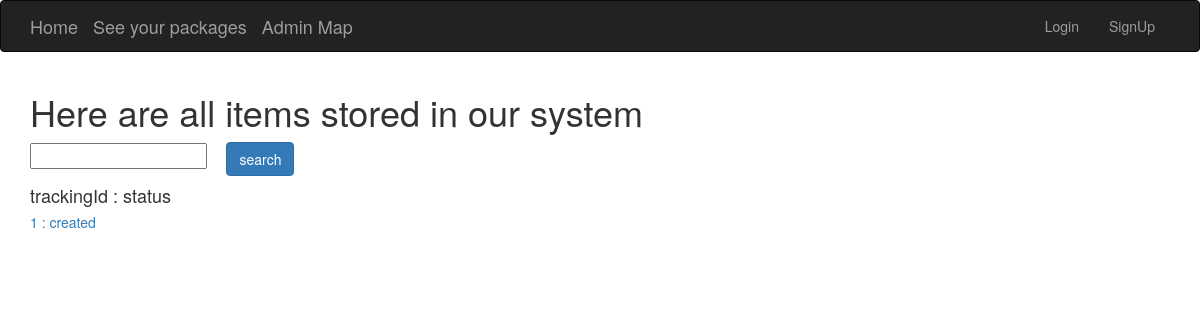
Before: /apps/all_list/ with the older database file.
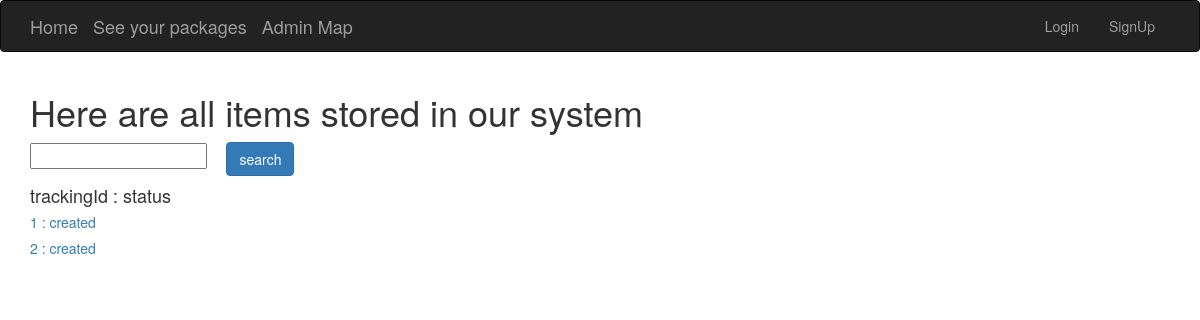
After: the same page with the newer database file.
### apps/models.py (models this page shows)
class Tracking(models.Model):
    trunk = models.ForeignKey(Trunk, blank=True, null=True, related_name="tracking")
    amazonTransaction = models.OneToOneField(AmazonTransaction, on_delete=models.CASCADE, related_name="tracking")
    to_x = models.IntegerField(blank=True, null=True)
    to_y = models.IntegerField(blank=True, null=True)
    finished = models.BooleanField(default=False)
    assigned_trunk = models.BooleanField(default=False)
    is_prime = models.BooleanField(default=False)
    def __str__(self):
        return "trunk travel Id: " + str(self.id)

### apps/views.py (the view)
def home(request):
    trackings = []
    tracking_statuses = []
    for tracking in Tracking.objects.all():
        tracking.strStatus = getStatus(tracking)
        trackings.append(tracking)
    print(trackings)
    return render(request, "apps/all_list.html", {"trackings":trackings})

### apps/views.py (called while the page is built)
def getStatus(tracking):
    if tracking.finished:
        return "delivered"
    elif not tracking.assigned_trunk:
        return "created"
    else:
        return intToStatus(tracking.trunk.status)

### apps/templates/apps/all_list.html (shortened to what this page needs)
{% extends 'base.html' %}
{% block content %}
<h1>Here are all items stored in our system</h1>
<input type="text" id="input_box" />&nbsp&nbsp&nbsp&nbsp
<input type="button" onclick="search();" name="search" class="btn btn-primary" id="search_button" value="search" />
<br/>
<h4>trackingId : status</h4>
{% for tracking in trackings %}
<a href="{%url 'apps:tracking_detail' tracking.id%}"><h5>{{tracking.id}} : {{tracking.strStatus}}</h5></a>
{% endfor %}
{% endblock %}

Changed rows visible on the page:
added Tracking: id "2", strStatus "created"
